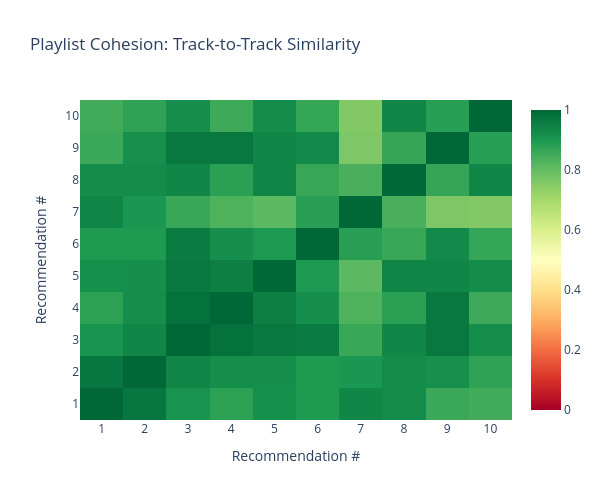

Notebook source saved alongside this figure:
### Markdown cell above
## 7. Recommendation Summary & Statistics

### Code cell
if len(recommendations) > 0:
    # Calculate similarity matrix between all recommended tracks
    rec_ids = recommendations['track_id'].tolist()
    rec_features_subset = df_features_scaled.loc[rec_ids]
    
    # Compute cosine similarity matrix
    sim_matrix = cosine_similarity(rec_features_subset)
    
    # Create heatmap
    fig_heatmap = go.Figure(data=go.Heatmap(
        z=sim_matrix,
        x=[f"{i+1}" for i in range(len(rec_ids))],
        y=[f"{i+1}" for i in range(len(rec_ids))],
        colorscale='RdYlGn',
        zmid=0.5,
        hovertemplate='Track %{x} - Track %{y}: %{z:.3f}<extra></extra>'
    ))
    
    fig_heatmap.update_layout(
        title="Playlist Cohesion: Track-to-Track Similarity",
        xaxis_title="Recommendation #",
        yaxis_title="Recommendation #",
        height=500,
        width=600
    )
    
    fig_heatmap.show()
    
    # Cohesion statistics
    # Get upper triangle (excluding diagonal)
    triu_indices = np.triu_indices_from(sim_matrix, k=1)
    cohesion_scores = sim_matrix[triu_indices]
    
    print("\nPlaylist Cohesion Metrics:")
    print("=" * 80)
    print(f"Average inter-track similarity: {cohesion_scores.mean():.4f}")
    print(f"Min inter-track similarity:     {cohesion_scores.min():.4f}")
    print(f"Max inter-track similarity:     {cohesion_scores.max():.4f}")
    print(f"Std Dev:                        {cohesion_scores.std():.4f}")
    print("=" * 80)
    print("\nInterpretation:")
    if cohesion_scores.mean() > 0.7:
        print("  HIGH COHESION: Playlist is very consistent in style (good for focused listening)")
    elif cohesion_scores.mean() > 0.5:
        print("  MEDIUM COHESION: Playlist has variety with consistent themes")
    else:
        print("  HIGH DIVERSITY: Playlist is diverse (good for exploration)")

### Figure 1 — Plotly figure (JSON) as saved in the notebook; plotly's stock layout.template omitted (floating-point values rounded to 4 significant figures)
{"data": [{"colorscale": [[0, "rgb(165,0,38)"], [0.1, "rgb(215,48,39)"], [0.2, "rgb(244,109,67)"], [0.3, "rgb(253,174,97)"], [0.4, "rgb(254,224,139)"], [0.5, "rgb(255,255,191)"], [0.6, "rgb(217,239,139)"], [0.7, "rgb(166,217,106)"], [0.8, "rgb(102,189,99)"], [0.9, "rgb(26,152,80)"], [1, "rgb(0,104,55)"]], "hovertemplate": "Track %{x} - Track %{y}: %{z:.3f}<extra></extra>", "type": "heatmap", "x": ["1", "2", "3", "4", "5", "6", "7", "8", "9", "10"], "y": ["1", "2", "3", "4", "5", "6", "7", "8", "9", "10"], "z": [[1.0, 0.9684, 0.9084, 0.8769, 0.9143, 0.8945, 0.9345, 0.9226, 0.8581, 0.8493], [0.9684, 1.0, 0.9354, 0.9205, 0.9195, 0.8931, 0.9013, 0.9266, 0.917, 0.8727], [0.9084, 0.9354, 1.0, 0.9795, 0.9664, 0.9602, 0.8595, 0.9368, 0.9676, 0.92], [0.8769, 0.9205, 0.9795, 1.0, 0.9517, 0.9191, 0.831, 0.8793, 0.9673, 0.853], [0.9143, 0.9195, 0.9664, 0.9517, 1.0, 0.8956, 0.8115, 0.9405, 0.9377, 0.9238], [0.8945, 0.8931, 0.9602, 0.9191, 0.8956, 1.0, 0.8835, 0.8621, 0.9294, 0.8649], [0.9345, 0.9013, 0.8595, 0.831, 0.8115, 0.8835, 1.0, 0.8368, 0.7643, 0.7556], [0.9226, 0.9266, 0.9368, 0.8793, 0.9405, 0.8621, 0.8368, 1.0, 0.8636, 0.9346], [0.8581, 0.917, 0.9676, 0.9673, 0.9377, 0.9294, 0.7643, 0.8636, 1.0, 0.8844], [0.8493, 0.8727, 0.92, 0.853, 0.9238, 0.8649, 0.7556, 0.9346, 0.8844, 1.0]], "zmid": 0.5}], "layout": {"height": 500, "title": {"text": "Playlist Cohesion: Track-to-Track Similarity"}, "width": 600, "xaxis": {"title": {"text": "Recommendation #"}}, "yaxis": {"title": {"text": "Recommendation #"}}}}
